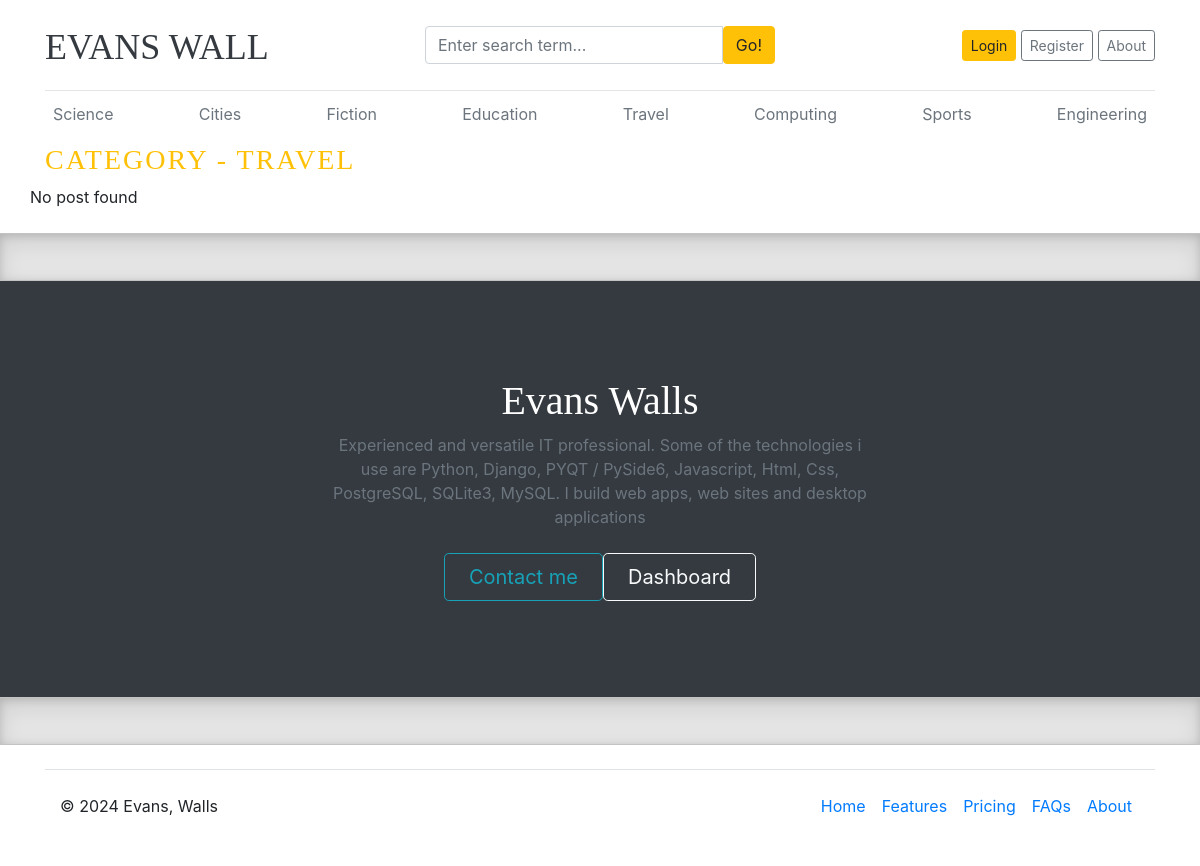
/category/5/, run on an earlier commit of the app's database.
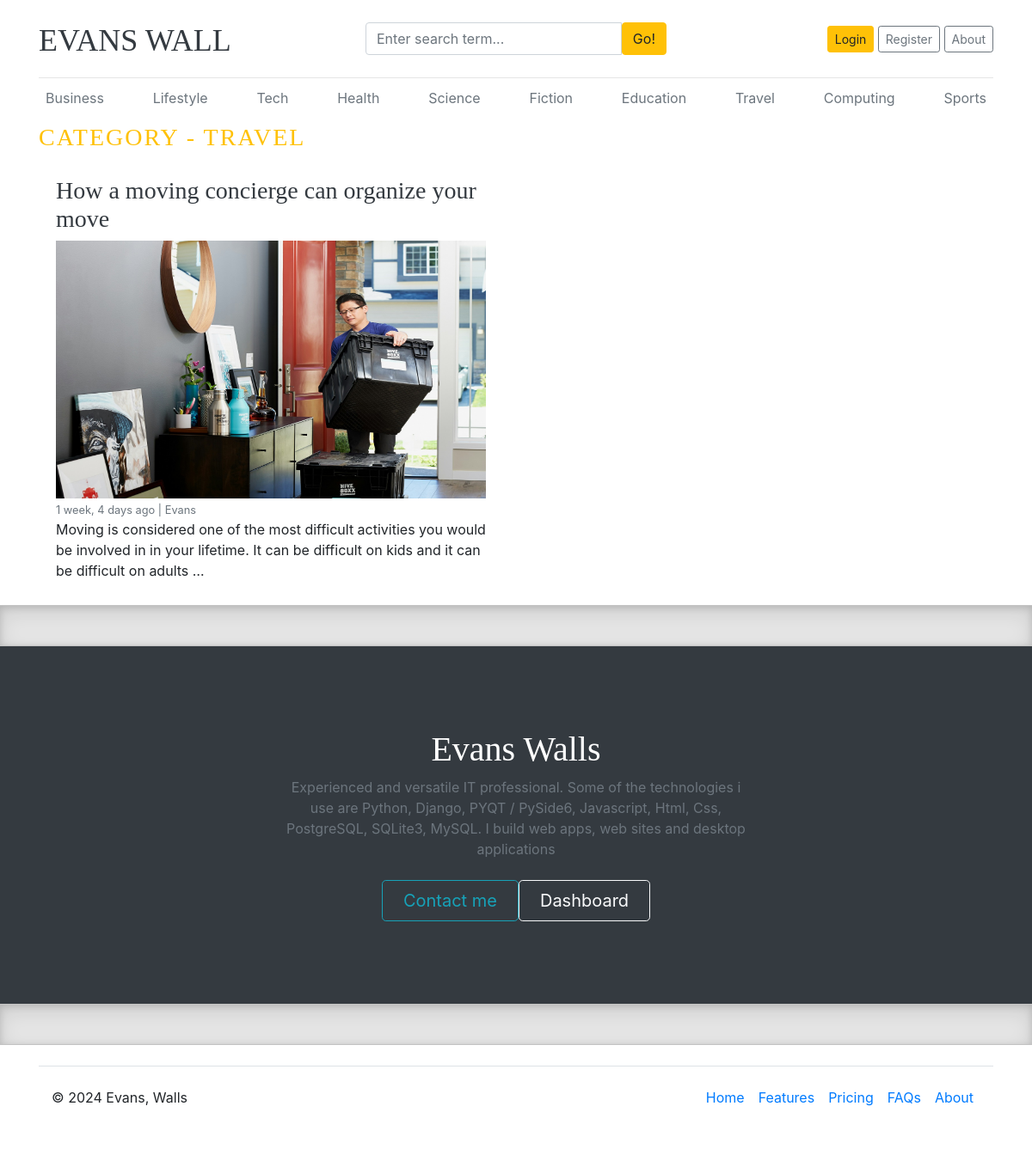
And on a later commit of the database.
### blogs/models.py (models this page shows, shortened)
class Category(models.Model):
    category_name = models.CharField(max_length = 50, unique=True)
    category_decription = models.CharField(max_length = 150, unique=True, null=True)
    created_at = models.DateTimeField(auto_now_add =True)
    updated_at = models.DateTimeField(auto_now_add =True)
    class Meta:
        verbose_name_plural = 'Categories'
    def __str__(self):
        return self.category_name

class blog(models.Model):
    title = models.CharField(max_length = 48)
    slug = models.SlugField(max_length = 150, unique = True, blank = True)
    b_category = models.ForeignKey(Category, on_delete = models.CASCADE)
    author = models.ForeignKey(User, on_delete = models.CASCADE)
    featured_image = models.ImageField(upload_to='uploads/%Y/%m/%d', blank=True)
    short_description = models.TextField(max_length = 500)
    blog_body = RichTextField(blank=True, null=True)
    video = models.FileField(upload_to='videos/%Y/%m/%d', blank=True, null=True)
    status = models.CharField(max_length = 20, choices = STATUS_CHOICES, default='Draft')
    is_featured = models.BooleanField(default = False)
    created_at = models.DateTimeField(auto_now_add =True)
    updated_at = models.DateTimeField(auto_now_add =True)
    class Meta:
        verbose_name_plural = 'Blogs'

### blogs/views.py (the view)
# urls.py: path('<int:category_id>/', views.post_by_category, name = 'post_by_category'),
def post_by_category(request, category_id):
    thepost = blog.objects.filter(status='Published', b_category = category_id) #b_category is calling from the blog model. we used category-id becouse category in the blog model is a foreign key
    try:
        thecategory = Category.objects.get(id = category_id)
    except:
       return redirect('home')
    context = {
        'thepost': thepost,
        'thecategory': thecategory,
    }
    return render(request, 'blogs/post_by_category.html', context)

### blogs/context_processors.py (called while the page is built)
def get_categories(request):
    categories = Category.objects.all().order_by('-updated_at')
    return dict(categories=categories)

def get_social_links(request):
    social_links = SocialLink.objects.all()
    return dict(social_links=social_links)

def get_about(request):
    theabout = About.objects.all()
    return dict(theabout=theabout)

### templates/blogs/post_by_category.html (shortened to what this page needs)
{% extends 'base.html' %}
{% load static %}
{% block content %}
  <h3 class="text-uppercase text-warning" style="letter-spacing: 2px;">Category - {{thecategory}}</h3>
  <div class="row mb-2">
    {% if thepost %}
    {% for post in thepost %}
    <div class="col-md-6">
      <div class="card border-0" >
          <div class="card-body">
         <a href="{% url 'single_blog' post.id %}"><h3><a href="{% url 'single_blog' post.id %}" class="text-dark">{{post.title}}</a></h3>
          {% if post.featured_image %}
            <img src="{{ post.featured_image.url }}" class="img-fluid" style="width: 600px; height: 300px;" alt="...">
          {% else%}
          <img src="{% static 'images/cricket.jpg' %}" class="img-fluid" style="width: 600px; height: 300px;" alt="...">
          {% endif %}
          <small class="mb-1 text-muted">{{post.created_at | timesince }} ago | {{post.author}}</small>
          <p class="card-text">{{post.short_description | truncatewords:30 }}</p>
        </div>
      </div>
    </div>
    {% endfor %}
    {% else %}
    <p>No post found </p>
    {% endif %}
  </div>
    </div>
{% endblock %}

### templates/base.html (shortened to what this page needs)
{% load static %}
<!DOCTYPE html>
<html lang="en">
<head>
    <link href="https://getbootstrap.com/docs/4.0/dist/css/bootstrap.min.css" rel="stylesheet">
    <link href="{% static 'css/blog.css' %}" rel="stylesheet">
    <link href="{% static 'css/footer.css' %}" rel="stylesheet">
    <link rel="stylesheet" href="https://cdnjs.cloudflare.com/ajax/libs/font-awesome/4.7.0/css/font-awesome.min.css">
  </head>
<body>
    <div class="container">
      <header class="blog-header py-3">
        <div class="row flex-nowrap justify-content-between align-items-center">
          <div class="col-4 pt-1">
            <a class="blog-header-logo text-dark" href="/">EVANS WALL</a>
          </div>
          <div class="col-4">
            <form action="{% url 'search' %}" method="GET">
              <div class="input-group">
                <input class="form-control" type="text" name="keyword" value="{{thesearchterm}}" placeholder="Enter search term..." aria-label="Enter search term..." aria-describedby="button-search" />
                <button type="submit" class="btn btn-warning" id="button-search">Go!</button>
              </div>
          </form>
          </div>
          <div class="col-4 d-flex justify-content-end align-items-center">
            {% if not user.is_authenticated %}
            <a class="btn btn-sm btn-warning" href="{% url 'login' %}">Login</a> &nbsp;
            <a class="btn btn-sm btn-outline-secondary" href="{% url 'register' %}">Register</a>&nbsp;
            <a class="btn btn-sm btn-outline-secondary" href="{% url 'about' %}">About</a>
            {% endif %}
          </div>
        </div>
      </header>
      <div class="nav-scroller py-1 mb-2">
        <nav class="nav d-flex justify-content-between">
          {% if categories %}
                {% for category in categories %}
                    <a class="p-2 text-muted" href="{% url 'post_by_category' category.id %}">{{ category.category_name }}</a>
                {% endfor %}
                {% else %}
                    <a class="p-2 text-muted" href="#">No Categories</a>
          {% endif %}
        </nav>
      </div>
            {% block content %}
            {% endblock %}
            <div class="b-example-divider"></div>
            <div class="bg-dark text-secondary px-4 py-5 text-center">
              <div class="py-5">
                <h1 class="display-5 fw-bold text-white">Evans Walls</h1>
                <div class="col-lg-6 mx-auto">
                  <p class="fs-5 mb-4">Experienced and versatile IT professional. Some of the technologies i use are  Python, Django, PYQT / PySide6, Javascript, Html, Css, PostgreSQL, SQLite3, MySQL. I build web apps, web sites and desktop applications</p>
                  <div class="d-grid gap-2 d-sm-flex justify-content-sm-center">
                    <a href="{% url 'about' %}" type="button" class="btn btn-outline-info btn-lg px-4 me-sm-3 fw-bold">Contact me</a>
                    <a href="{% url 'dashboards' %}" button type="button" class="btn btn-outline-light btn-lg px-4">Dashboard</a>
                  </div>
                </div>
              </div>
            </div>
            <div class="b-example-divider mb-0"></div>
<div class="container">
    <footer class="d-flex flex-wrap justify-content-between align-items-center py-3 my-4 border-top">
      <p class="col-md-4 mb-0 text-body-secondary">&copy; 2024 Evans, Walls</p>
      <a href="/" class="col-md-4 d-flex align-items-center justify-content-center mb-3 mb-md-0 me-md-auto link-body-emphasis text-decoration-none">
        <svg class="bi me-2" width="40" height="32"><use xlink:href="#bootstrap"/></svg>
      </a>
      <ul class="nav col-md-4 justify-content-end">
        <li class="nav-item"><a href="#" class="nav-link px-2 text-body-secondary">Home</a></li>
        <li class="nav-item"><a href="#" class="nav-link px-2 text-body-secondary">Features</a></li>
        <li class="nav-item"><a href="#" class="nav-link px-2 text-body-secondary">Pricing</a></li>
        <li class="nav-item"><a href="#" class="nav-link px-2 text-body-secondary">FAQs</a></li>
        <li class="nav-item"><a href="{% url 'about' %}" class="nav-link px-2 text-body-secondary">About</a></li>
      </ul>
    </footer>
  </div>
  </body>
</html>

### static/css/blog.css (style rules this page uses)
.blog-header { border-bottom: 1px solid #e5e5e5; }
.blog-header-logo { font-family: "Playfair Display", Georgia, "Times New Roman", serif; font-size: 2.25rem; }
h1, h2, h3, h4, h5, h6 { font-family: "Playfair Display", Georgia, "Times New Roman", serif; }

### static/css/footer.css (style rules this page uses)
.b-example-divider { width: 100%; height: 3rem; background-color: rgba(0, 0, 0, .1); border: solid rgba(0, 0, 0, .15); border-width: 1px 0; box-shadow: inset 0 .5em 1.5em rgba(0, 0, 0, .1), inset 0 .125em .5em rgba(0, 0, 0, .15); }
.bi { vertical-align: -.125em; fill: currentColor; }
.nav-scroller { position: relative; z-index: 2; height: 2.75rem; overflow-y: hidden; }
.nav-scroller .nav { display: flex; flex-wrap: nowrap; padding-bottom: 1rem; margin-top: -1px; overflow-x: auto; text-align: center; white-space: nowrap; -webkit-overflow-scrolling: touch; }

What changed in the data, as far as the page shows it:
removed Category: category_name "Cities"
removed Category: category_name "Engineering"
added Category: category_name "Business"
added Category: category_name "Lifestyle"
added Category: category_name "Tech"
added Category: category_name "Health"
added blog: title "How a moving concierge can organize your move", featured_image (picture), created_at "1 week, 4 days", author "Evans", short_description "Moving is considered one of the most difficult activities you would be involved in in your lifetime. It can be difficult on kids and it can be difficult on adults …"
Also different on the page:
text no longer shown: "No post found"
